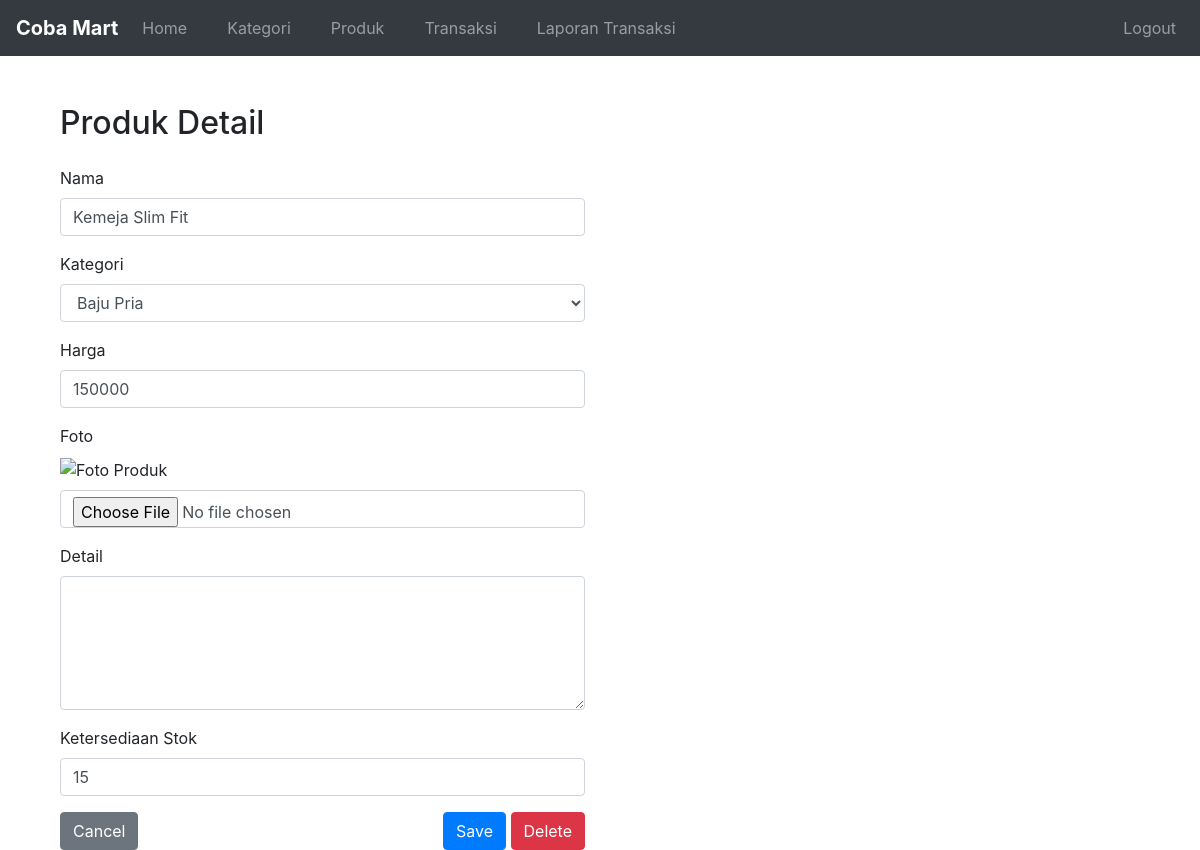
Page /produk-detail.php?id=2 (signed in) on the committed database.
### tables this page shows
CREATE TABLE `produk` (
  `id` int(11) NOT NULL,
  `kategori_id` int(11) NOT NULL,
  `nama` varchar(255) NOT NULL,
  `harga` double NOT NULL,
  `foto` varchar(255) DEFAULT NULL,
  `detail` text DEFAULT NULL,
  `ketersediaan_stok` int(11) DEFAULT NULL
);

CREATE TABLE `kategori` (
  `id` int(11) NOT NULL,
  `nama` varchar(100) DEFAULT NULL
);

### produk-detail.php (the view, shortened to what this page needs)
<?php
require "../koneksi.php";
$id = $_GET['id'];
$query = mysqli_query($conn, "SELECT a.*, b.nama AS nama_kategori
                              FROM produk a
                              JOIN kategori b ON a.kategori_id = b.id
                              WHERE a.id = '$id'");
$data = mysqli_fetch_array($query);
?>
<!DOCTYPE html>
<html lang="en">
<head>
    <link rel="stylesheet" href="../bootstrap-4.0.0-dist/css/bootstrap.min.css">
</head>
<body>
    <?php require "./navbar.php"; ?>
    <div class="container mt-5">
        <div class="col-12 col-md-6">
            <h2 class="mb-4">Produk Detail</h2>
            <form action="" method="POST" enctype="multipart/form-data">
                <div class="mb-3">
                    <label for="name">Nama</label>
                    <input type="text" id="name" name="nama" value="<?php echo $data['nama']; ?>" class="form-control" required>
                </div>
                <div class="mb-3">
                    <label for="kategori">Kategori</label>
                    <select name="kategori" id="kategori" class="form-control" required>
                        <option value="<?php echo $data['kategori_id']; ?>"><?php echo $data['nama_kategori']; ?></option>
                    </select>
                </div>
                <div class="mb-3">
                    <label for="price">Harga</label>
                    <input type="number" class="form-control" name="harga" value="<?php echo $data['harga']; ?>" min="0" step="500" required>
                </div>
                <div class="mb-3">
                    <label for="foto">Foto</label>
                    <div class="mb-2">
                        <img src="../image/<?php echo $data['foto']; ?>" alt="Foto Produk" style="width: 150px;">
                    </div>
                    <input type="file" name="foto" id="foto" class="form-control">
                </div>
                <div class="mb-3">
                    <label for="detail">Detail</label>
                    <textarea name="detail" id="detail" cols="30" rows="5" class="form-control"><?php echo htmlspecialchars_decode($data['detail']); ?></textarea>
                </div>
                <div class="mb-3">
                    <label for="stock">Ketersediaan Stok</label>
                    <input type="number" id="stock" name="ketersediaan_stok" class="form-control" value="<?php echo $data['ketersediaan_stok']; ?>" min="0" required>
                </div>
                <div class="d-flex justify-content-between">
                    <a href="./produk.php" class="btn btn-secondary">Cancel</a>
                    <div>
                        <button type="submit" name="btn-edit-Produk" class="btn btn-primary">Save</button>
                        <button type="submit" name="btn-delete-Produk" class="btn btn-danger" onclick="return confirm('Anda yakin ingin menghapus produk ini?')">Delete</button>
                    </div>
                </div>
            </form>
        </div>
    </div>
</body>
</html>

### rows in the picture
produk: nama "Kemeja Slim Fit", kategori "Baju Pria", harga "150000", ketersediaan_stok "15"
